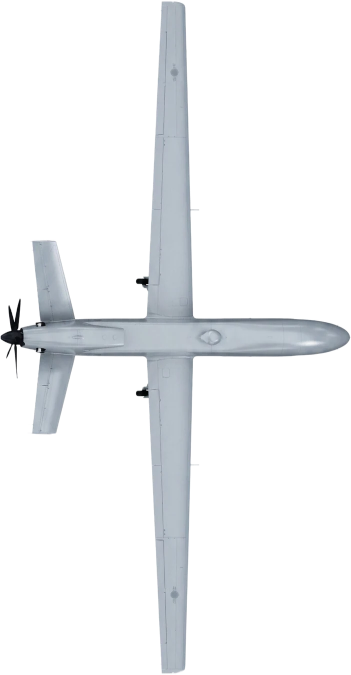
#> input picture web/img/sp/fs_top2.webp, 702 x 1350 px, found by its file name (shown at 1/2 size)
$ python -i build.py   (imports and definitions only)
#> lines starting #> are read from the running program, lines starting #| are printed output that depends on the picture
# 메인 군집 드론 형상 — 점 구름 생성기 → web/data/swarm.txt (js/swarm.js가 읽음)
# 사용: python3 tools/swarm/build.py [--preview 폴더]
#  · 사람(AI) 흉상: assets/swarm/makehuman-base.obj(MakeHuman 기본 메시, CC0)의 어깨 위 표면을 넓이 비례로 뽑음(얼굴 앞은 높이 지도로 입 · 눈을 펴 표정 없앰)
#    없으면 https://raw.githubusercontent.com/makehumancommunity/makehuman/master/makehuman/data/3dobjs/base.obj 를 받아 둠
#  · 기체: 탑뷰 그림의 알파 → 평면형 + 동체 관 + 꼬리 기울기 · 수직꼬리날개. UH-60은 공개 제원으로 그린 평면형(로터는 따로)
#  · 형상마다 점 수가 다르고 순서는 섞어 둠(앞부분만 써도 고르게 — 폰 · 편대의 같은 기종 여러 대)
# 파일: 'SWM2' · uint16 S · uint16 점 수 × S, 이어서 형상마다 (int16 x,y,z · int8 nx,ny,nz · uint8 속성) × 점 수
#  좌표는 형상마다 [-1,1](가장 긴 변 = 2). 사람: x 오른쪽 · y 위 · z 앞. 기체: x 기수 · y 위 · z 오른쪽 날개
#  속성: 아래 4비트 밝기(0~15), 위 4비트 종류(0 크림 · 1 금색 · 2 도장 하늘색 · 3 회전 로터)
#  이 이진 내용을 base64(76자 줄)로 적음 — 게시 호스트가 .bin(application/octet-stream)을 서비스하지 않음
import sys, struct, hashlib, re, base64
from pathlib import Path
import numpy as np
from PIL import Image, ImageDraw

ROOT = Path(__file__).resolve().parents[2]
OUT = ROOT / 'web/data/swarm.txt'
REFS = ['web/index.html', 'web/index-en.html', 'web/js/swarm.js']   # 'data/swarm.txt?v=…'를 쓰는 곳
RNG = np.random.default_rng(1977)   # main이 형상마다 다시 정함

# 기체 설정 — x는 꼬리(0) → 기수(1) 비율, z · h는 그림 세로(날개폭) 비율
#  body: 동체 반폭 상한 · tilt: 꼬리면 기울기 · lift: 높이 올림(T꼬리) · fins: 수직꼬리날개 다각형 [(x,h)…]
#  gold: 금색 부위(대한항공 제작) · edge: 윤곽선 점 비율
FIN_LM = [(.40, 0), (.61, 0), (.52, .13), (.45, .13)]   # 중형 자폭(mlm_top3): 동체 옆 수직날개 — 탑뷰의 어두운 두 줄
FIN_LMT = [(.025, 0), (.12, 0), (.075, .07), (.035, .07)]   # 날개 끝 수직날개 — 뒷전 뒤로 나온 판
SHAPES = [
    dict(id='ai', n=6144),
    dict(id='muav', n=1536, src='web/img/sp/fs_top2.webp', body=.028, edge=.32, tilt=[dict(x=(0, .17), z=.03, ang=38)]),
    dict(id='stealth', n=1536, src='web/img/sp/st_top2.webp', body=.035, edge=.32),
    dict(id='lowus', n=2048, src='web/img/lw_2.webp', body=.105, edge=.28, tilt=[dict(x=(0, .26), z=.10, ang=58)]),
    dict(id='lm', n=1920, src='web/img/sp/mlm_top3.webp', body=.05, edge=.3,
         fins=[dict(z=.075, poly=FIN_LM), dict(z=-.075, poly=FIN_LM), dict(z=.49, poly=FIN_LMT), dict(z=-.49, poly=FIN_LMT)]),
    dict(id='civil', n=6144, src='web/img/aero/top-787-k26.webp', rot=-90, body=.048, edge=.24,
         tilt=[dict(x=(.18, .62), z=.05, ang=6)], fins=[dict(z=0, poly=[(.015, .045), (.16, .045), (.075, .20), (.03, .20)])]),
    dict(id='uh60', n=3072),
    dict(id='g6500', n=3072, src='tools/render/top_g6500.webp', rot=-90, body=.047, edge=.28,
         lift=[dict(x=(0, .15), z=.05, dy=.13)], fins=[dict(z=0, poly=[(.02, .04), (.17, .04), (.09, .175), (.03, .175)])]),
]


def load_sprite(src, rot=0, size=560):
#> called with src = '../../web/img/sp/fs_top2.webp', rot = 0, size = 560
    im = Image.open(ROOT / src).convert('RGBA')
#> im is the input picture: PIL image 702x1350 RGBA; mean R, G, B, A 34.4, 36.1, 37.6, 42.4
    if rot:
        im = im.rotate(rot, expand=True, resample=Image.BICUBIC)
    a = np.array(im)
    ys, xs = np.nonzero(a[:, :, 3] > 160)
    a = a[ys.min():ys.max() + 1, xs.min():xs.max() + 1]
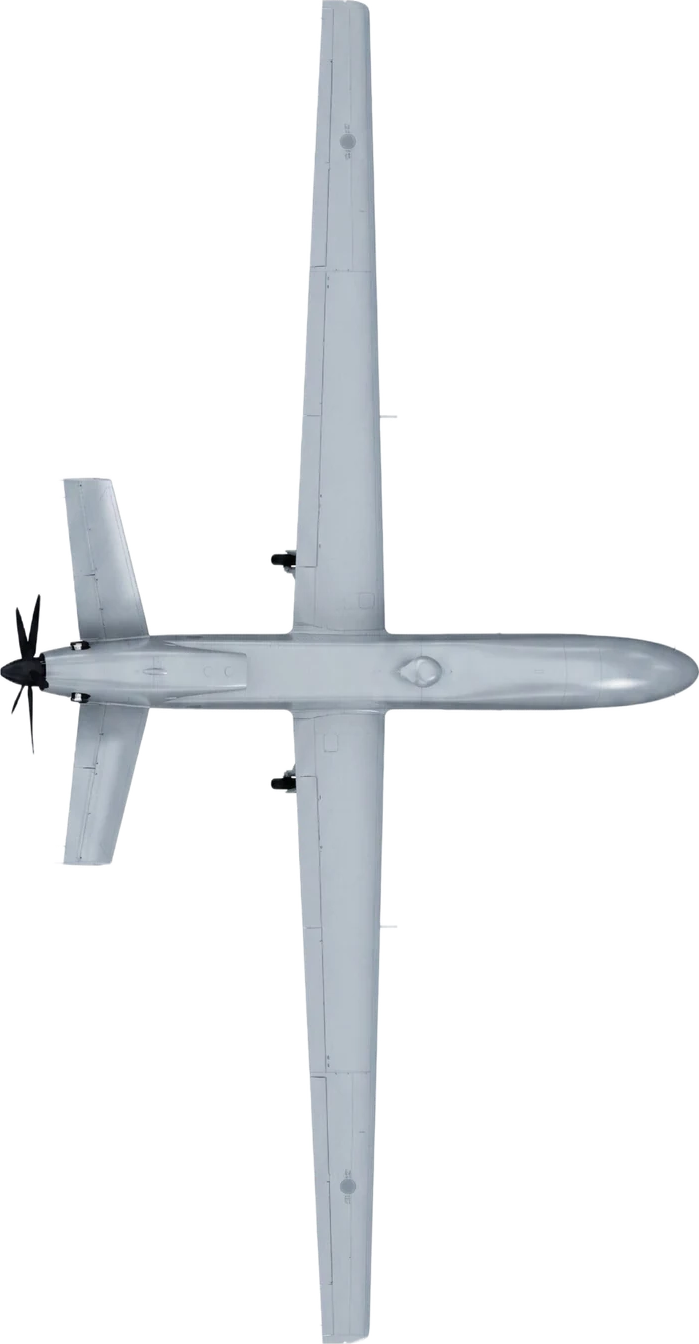
#> a: shape (1344, 699, 4); mean R, G, B, A 34.6, 36.3, 37.8, 42.7; transparent parts drawn white
    k = size / max(a.shape[:2])
#> k = 0.417
    im = Image.fromarray(a).resize((max(1, round(a.shape[1] * k)), max(1, round(a.shape[0] * k))), Image.LANCZOS)
#> im: PIL image 291x560 RGBA
    return np.array(im).astype(np.float32) / 255   # H×W×4, 꼬리 왼쪽 · 기수 오른쪽


# [330 lines left out: functions uh60, edt, voxel_pick, inside, edge_walk, plan and 5 more, not called in this run]


def rot3(ax, ay):
    cx, sx, cy, sy = np.cos(ax), np.sin(ax), np.cos(ay), np.sin(ay)
    return np.array([[1, 0, 0], [0, cx, -sx], [0, sx, cx]]) @ np.array([[cy, 0, sy], [0, 1, 0], [-sy, 0, cy]])


# [44 lines left out: functions preview, main, not called in this run]


# [2 lines not run here, left out]

>>> result = load_sprite('../../web/img/sp/fs_top2.webp')

$ run again, on web/img/sp/airliner.webp
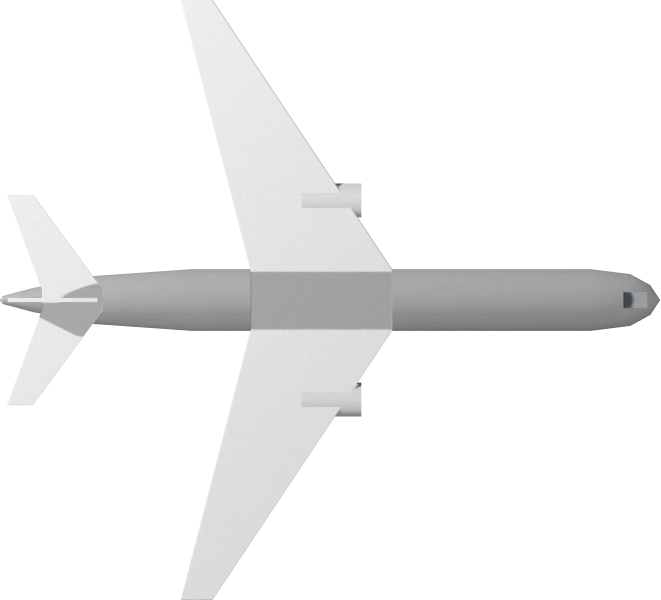
#> input picture web/img/sp/airliner.webp, 1321 x 1200 px, found by its file name (shown at 1/2 size)
#> in load_sprite, im is the input picture: PIL image 1321x1200 RGBA; mean R, G, B, A 49, 49.2, 49.2, 58.5
#> in load_sprite, `im = Image.fromarray(a).resize((max(1, round(a.shape[1] * k)), max(1, ..`:
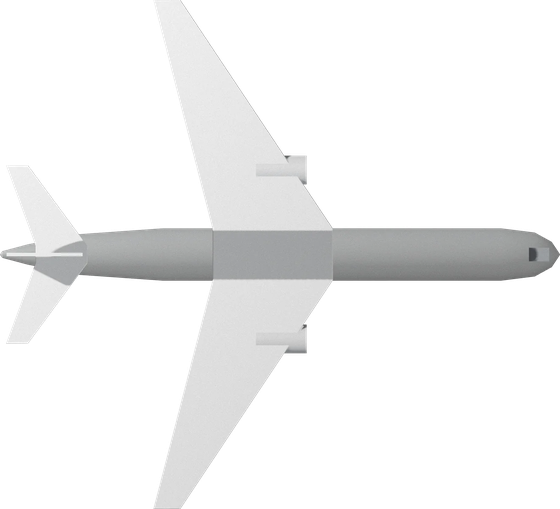
#> im: PIL image 560x509 RGBA; mean R, G, B, A 47.7, 47.9, 47.9, 58.5; transparent parts drawn white

$ run again, on web/img/sp/ft_top2.webp
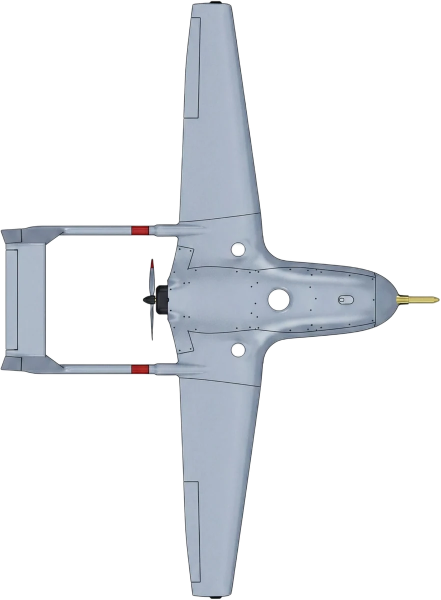
#> input picture web/img/sp/ft_top2.webp, 881 x 1200 px, found by its file name (shown at 1/2 size)
#> in load_sprite, im is the input picture: PIL image 881x1200 RGBA; mean R, G, B, A 42.3, 44.7, 48.1, 58
#> in load_sprite, `im = Image.fromarray(a).resize((max(1, round(a.shape[1] * k)), max(1, ..`:
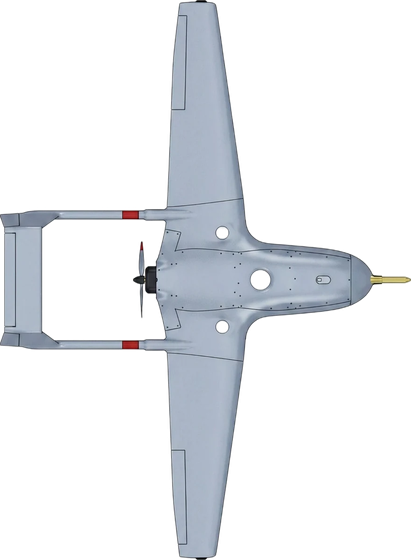
#> im: PIL image 411x560 RGBA; mean R, G, B, A 39.9, 42.3, 45.7, 58.5; transparent parts drawn white
